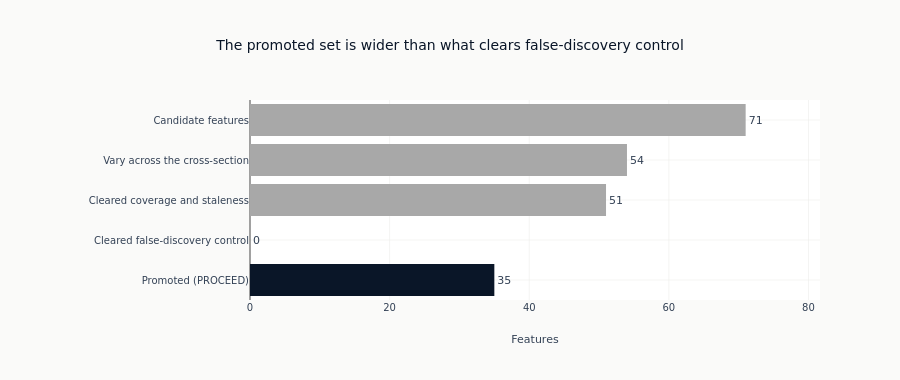

Write notebook code for a chart like this one.
### Markdown cell above
### The funnel, end to end

Every candidate feature ends in one of the three decisions, and the figure below is the
whole path: how many were offered, how many can be ranked across ETFs at all, how many
of those cleared the coverage and staleness gates, how many cleared false-discovery
control, and how many were promoted. The distance between the last two bars is the
exploration arm.

### Code cell
proceed_features = sorted(f for f, (d, _) in triage.items() if d == "PROCEED")
revise_features = [f for f, (d, _) in triage.items() if d == "REVISE"]
stop_features = [f for f, (d, _) in triage.items() if d == "STOP"]

funnel_stages = [
    ("Candidate features", len(all_feature_cols)),
    ("Vary across the cross-section", len(cross_sectional_features)),
    ("Cleared coverage and staleness", n_gate_pass),
    ("Cleared false-discovery control", n_significant_fdr),
    ("Promoted (PROCEED)", len(proceed_features)),
]
fig = go.Figure(
    go.Bar(
        x=[n for _, n in funnel_stages][::-1],
        y=[stage for stage, _ in funnel_stages][::-1],
        orientation="h",
        marker_color=[COLORS["blue"] if i == 4 else GRAY_FILLS["muted"] for i in range(5)][::-1],
        text=[str(n) for _, n in funnel_stages][::-1],
        textposition="outside",
        showlegend=False,
    )
)
fig.update_layout(
    template="ml4t",
    height=380,
    width=900,
    title_text="The promoted set is wider than what clears false-discovery control",
    xaxis_title="Features",
    xaxis_range=[0, len(all_feature_cols) * 1.15],
    margin=dict(l=250),
)
fig.show()

### Figure 1 — Plotly figure (JSON) as saved in the notebook; plotly's stock layout.template omitted (floating-point values rounded to 4 significant figures)
{"data": [{"marker": {"color": ["#0a1628", "#a8a8a8", "#a8a8a8", "#a8a8a8", "#a8a8a8"]}, "orientation": "h", "showlegend": false, "text": ["35", "0", "51", "54", "71"], "textposition": "outside", "type": "bar", "x": [35, 0, 51, 54, 71], "y": ["Promoted (PROCEED)", "Cleared false-discovery control", "Cleared coverage and staleness", "Vary across the cross-section", "Candidate features"]}], "layout": {"height": 380, "margin": {"l": 250}, "title": {"text": "The promoted set is wider than what clears false-discovery control"}, "width": 900, "xaxis": {"range": [0, 81.65], "title": {"text": "Features"}}}}
